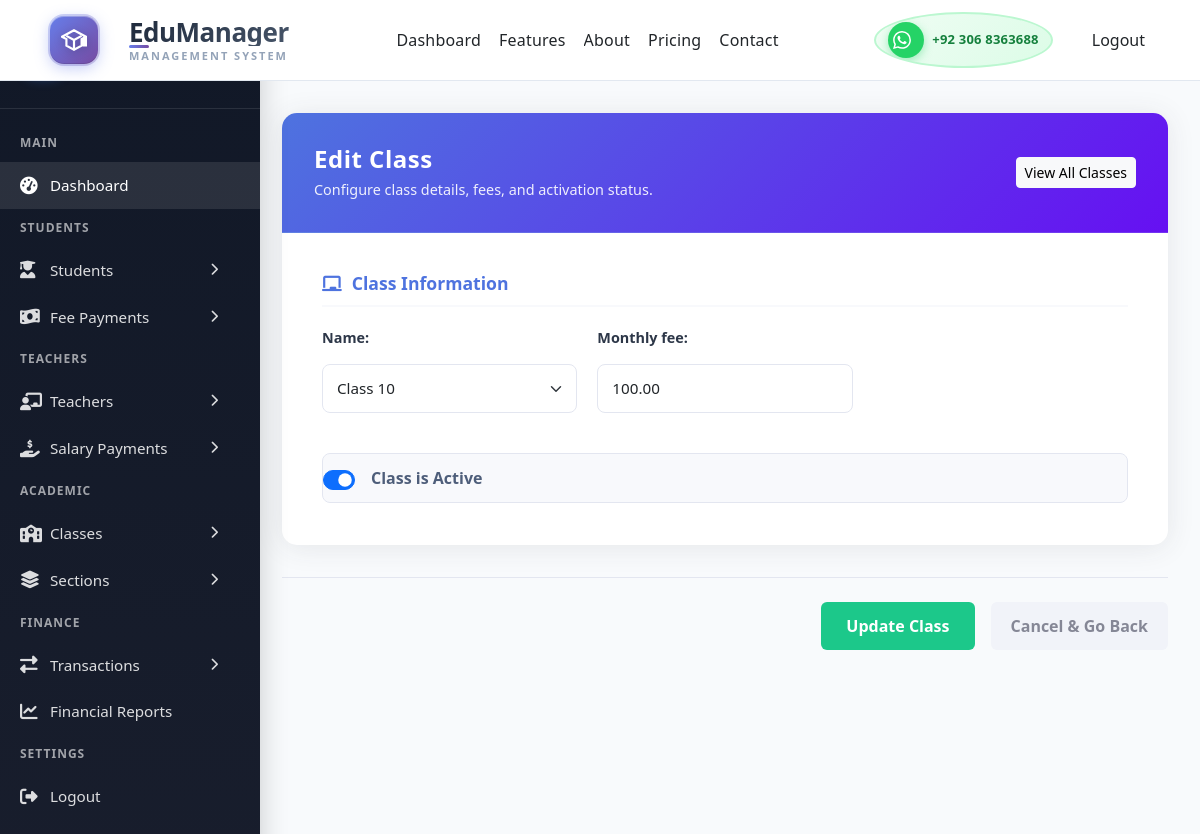
The page /classes/update/6/ (signed in) on the database its author committed.
### base/models.py (models this page shows, shortened)
class Class(models.Model):
    CLASS_CHOICES = [
        ('Nursery', 'Nursery'),
        ('Class 1', 'Class 1'),
        ('Class 2', 'Class 2'),
        ('Class 3', 'Class 3'),
        ('Class 4', 'Class 4'),
        ('Class 5', 'Class 5'),
        ('Class 6', 'Class 6'),
        ('Class 7', 'Class 7'),
        ('Class 8', 'Class 8'),
        ('Class 9', 'Class 9'),
        ('Class 10', 'Class 10'),
        ('Class 11', 'Class 11'),
        ('Class 12', 'Class 12')
    ]
    name = models.CharField(max_length=20, choices=CLASS_CHOICES, db_index=True, unique=True)
    monthly_fee = models.DecimalField(max_digits=10, decimal_places=2, default=Decimal('0.00'), validators=[MinValueValidator(0)])
    is_active = models.BooleanField(default=True)
    class Meta:
        ordering = ["name"] # Note: sort alphabetically (Class 1, Class 2).
        verbose_name = "Class"
        verbose_name_plural = "Classes"

### base/views.py (the view)
# urls.py: path('classes/update/<int:pk>/', views.class_update, name='class_update'),
@login_required(login_url='loginPage')
def class_update(request, pk):
    class_obj = get_object_or_404(Class, pk=pk)
    form = ClassForm(
        request.POST or None,
        request.FILES or None,
        instance=class_obj
    )
    if form.is_valid():
        form.save()
        messages.success(request, "Class updated successfully")
        return redirect("class_list")
    return render(request, "classes/classes_form.html", {"form": form})

### base/forms.py
class ClassForm(forms.ModelForm):
    class Meta:
        model = Class
        fields = "__all__"
        widgets = {
            'name': forms.Select(attrs={'class': 'form-select custom-input-anim',}),
            'monthly_fee': forms.NumberInput(attrs={'class': 'form-control custom-input-anim',
                'placeholder': 'Enter monthly fee (e.g. 5000.00)'}),
            'is_active': forms.CheckboxInput(attrs={'class': 'form-check-input custom-check-anim',}),
        }

### base/templates/classes/classes_form.html (shortened to what this page needs)
{% extends 'main.html' %}
{% load static %}
{% block content %}
<div class="tf-dashboard-layout">
    <div class="tf-sidebar">
        {% include 'sidebar.html' %}
    </div>
    <main class="tf-main-content">
        <div class="tf-card tf-animate">
            <div class="tf-header-box">
                <div class="tf-header-text">
                    <h1>
                        {% if form.instance.pk %}Edit Class{% else %}Add New Class{% endif %}
                    </h1>
                    <p>Configure class details, fees, and activation status.</p>
                </div>
                <a href="{% url 'class_list' %}" class="btn btn-light btn-sm">
                    View All Classes
                </a>
            </div>
            <form method="POST" class="tf-body">
                <div class="tf-section-block">
                    <h3><i class="fas fa-chalkboard"></i> Class Information</h3>
                    <div class="tf-fields-row">
                        <div class="tf-field-group">
                            {{ form.name.label_tag }}
                            {{ form.name }}
                        </div>
                        <div class="tf-field-group">
                            {{ form.monthly_fee.label_tag }}
                            {{ form.monthly_fee }}
                        </div>
                    </div>
                </div>
                <div class="col-12">
                    <div class="form-check form-switch tf-switch">
                        {{ form.is_active }}
                        <label class="form-check-label ms-2" for="{{ form.is_active.id_for_label }}">Class is
                            Active</label>
                    </div>
                </div>
                </div>
                <div class="sf-actions">
                    <button type="submit" class="sf-btn-save">
                        {% if form.instance.pk %}Update Class{% else %}Save Class{% endif %}
                    </button>
                    <a href="{% url 'class_list' %}" class="sf-btn-back">Cancel & Go Back</a>
                </div>
        </div>
{% endblock %}

### static/styles/style_0.css (style rules this page uses)
*, *::before, *::after { box-sizing: border-box; }
body { margin: 0; padding: 0; font-family: 'Segoe UI', Tahoma, Geneva, Verdana, sans-serif; background: #f8fafc; }
:root { --primary: #0f172a; --primary-light: #1e293b; --accent: #3b82f6; --accent-glow: #60a5fa; --whatsapp: #25d366; --whatsapp-dark: #128c7e; --text: #64748b; --text-dark: #0f172a; --bg: #ffffff; --border: #e2e8f0; --shadow: 0 4px 6px -1px rgba(0, 0, 0, 0.1); --shadow-lg: 0 10px 15px -3px rgba(0, 0, 0, 0.1); --radius: 8px; --radius-lg: 12px; }
html { scroll-behavior: smooth; scroll-padding-top: 100px; }

### static/styles/navbar.css (style rules this page uses)
.btn { display: inline-flex; align-items: center; justify-content: center; font-size: 13px; font-weight: 600; text-decoration: none; padding: 8px 16px; border-radius: var(--radius); transition: all 0.3s cubic-bezier(0.4, 0, 0.2, 1); cursor: pointer; border: none; font-family: inherit; white-space: nowrap; flex-shrink: 0; position: relative; overflow: hidden; }
.btn::before { content: ''; position: absolute; top: 50%; left: 50%; width: 0; height: 0; border-radius: 50%; background: rgba(255, 255, 255, 0.3); transform: translate(-50%, -50%); transition: width 0.6s, height 0.6s; }

### static/styles/login.css (style rules this page uses)
:root { --color-primary: #3b82f6; --color-primary-hover: #2563eb; --color-primary-active: #1d4ed8; --color-secondary: #64748b; --color-success: #10b981; --color-error: #ef4444; --color-warning: #f59e0b; --color-info: #3b82f6; --color-white: #ffffff; --color-gray-50: #f8fafc; --color-gray-100: #f1f5f9; --color-gray-200: #e2e8f0; --color-gray-300: #cbd5e1; --color-gray-400: #94a3b8; --color-gray-500: #64748b; --color-gray-600: #475569; --color-gray-700: #334155; --color-gray-800: #1e293b; --color-gray-900: #0f172a; --font-sans: -apple-system, BlinkMacSystemFont, "Segoe UI", Roboto, "Helvetica Neue", Arial, sans-serif; --font-mono: ui-monospace, SFMono-Regular, "SF Mono", Menlo, Consolas, monospace; --space-1: 0.25rem; --space-2: 0.5rem; --space-3: 0.75rem; --space-4: 1rem; --space-5: 1.25rem; --space-6: 1.5rem; --space-8: 2rem; --space-10: 2.5rem; --radius-sm: 0.375rem; --radius-md: 0.5rem; --radius-lg: 0.75rem; --radius-xl: 1rem; --shadow-sm: 0 1px 2px 0 rgb(0 0 0 / 0.05); --shadow-md: 0 4px 6px -1px rgb(0 0 0 / 0.1), 0 2px 4px -2px rgb(0 0 0 / 0.1); --shadow-lg: 0 10px 15px -3px rgb(0 0 0 / 0.1), 0 4px 6px -4px rgb(0 0 0 / 0.1); --shadow-xl: 0 20px 25px -5px rgb(0 0 0 / 0.1), 0 8px 10px -6px rgb(0 0 0 / 0.1); --transition-fast: 150ms cubic-bezier(0.4, 0, 0.2, 1); --transition-base: 200ms cubic-bezier(0.4, 0, 0.2, 1); --transition-slow: 300ms cubic-bezier(0.4, 0, 0.2, 1); }

### static/styles/dashboard.css (style rules this page uses)
:root { --primary-50: #eff6ff; --primary-100: #dbeafe; --primary-200: #bfdbfe; --primary-500: #3b82f6; --primary-600: #2563eb; --primary-700: #1d4ed8; --primary-900: #1e3a8a; --success: #10b981; --success-light: #d1fae5; --warning: #f59e0b; --warning-light: #fef3c7; --danger: #ef4444; --danger-light: #fee2e2; --purple: #8b5cf6; --purple-light: #ede9fe; --gray-50: #f9fafb; --gray-100: #f3f4f6; --gray-200: #e5e7eb; --gray-300: #d1d5db; --gray-400: #9ca3af; --gray-500: #6b7280; --gray-600: #4b5563; --gray-700: #374151; --gray-800: #1f2937; --gray-900: #111827; --space-1: 0.25rem; --space-2: 0.5rem; --space-3: 0.75rem; --space-4: 1rem; --space-5: 1.25rem; --space-6: 1.5rem; --space-8: 2rem; --space-10: 2.5rem; --space-12: 3rem; --sidebar-width: 280px; --sidebar-collapsed: 80px; --header-height: 80px; --radius-sm: 0.375rem; --radius-md: 0.5rem; --radius-lg: 0.75rem; --radius-xl: 1rem; --radius-2xl: 1.5rem; --radius-full: 9999px; --shadow-sm: 0 1px 2px 0 rgb(0 0 0 / 0.05); --shadow-md: 0 4px 6px -1px rgb(0 0 0 / 0.1), 0 2px 4px -2px rgb(0 0 0 / 0.1); --shadow-lg: 0 10px 15px -3px rgb(0 0 0 / 0.1), 0 4px 6px -4px rgb(0 0 0 / 0.1); --shadow-xl: 0 20px 25px -5px rgb(0 0 0 / 0.1), 0 8px 10px -6px rgb(0 0 0 / 0.1); --shadow-glow: 0 0 20px rgba(59, 130, 246, 0.3); --transition-fast: 150ms cubic-bezier(0.4, 0, 0.2, 1); --transition-base: 200ms cubic-bezier(0.4, 0, 0.2, 1); --transition-slow: 300ms cubic-bezier(0.4, 0, 0.2, 1); --transition-spring: 500ms cubic-bezier(0.68, -0.55, 0.265, 1.55); }
* { margin: 0; padding: 0; box-sizing: border-box; }
html, body { margin: 0; padding: 0; width: 100%; max-width: 100%; overflow-x: hidden; height: 100vh; }

### static/styles/teacher_list.css (style rules this page uses)
:root { --sidebar-bg: #1e293b; --main-bg: #f8fafc; --add-btn: #2563eb; --add-hover: #1d4ed8; --edit-btn: #22c55e; --edit-hover: #16a34a; --delete-btn: #ef4444; --delete-hover: #dc2626; --text-dark: #1e293b; --text-muted: #64748b; }

### rows shown on the page
Class: name "Class 10", monthly_fee "100.00", is_active "☑"
